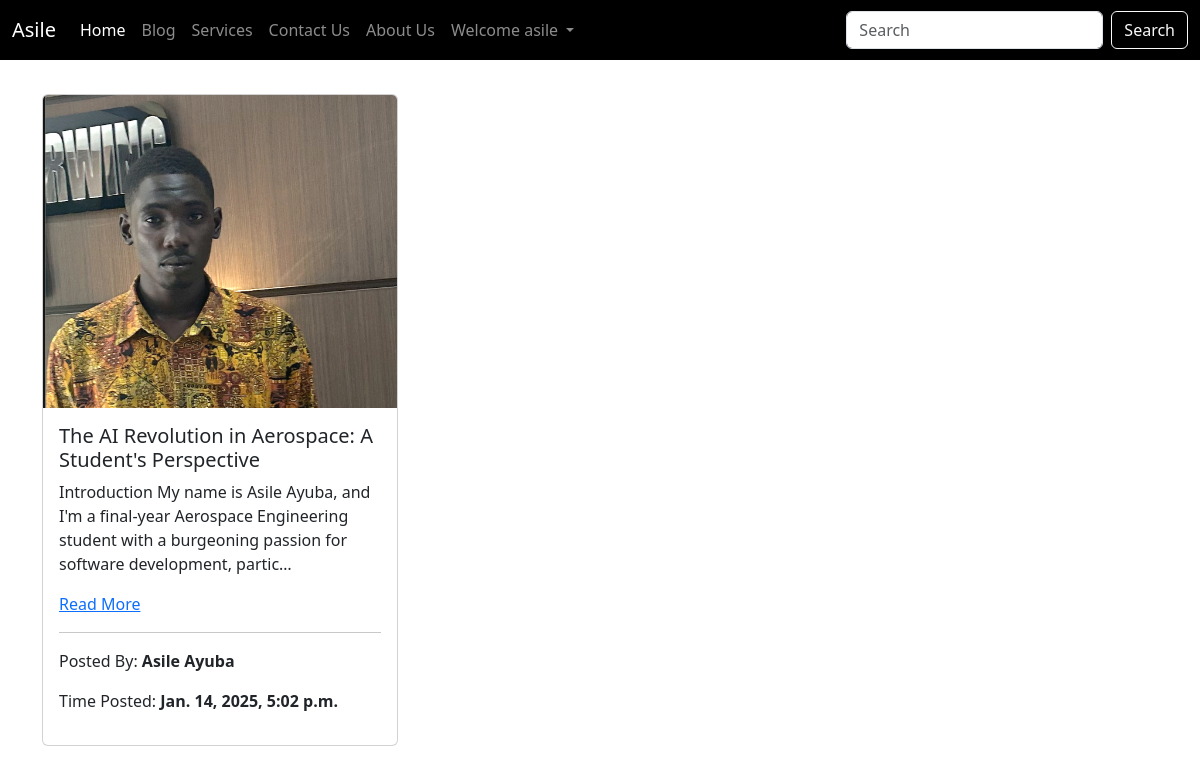
Before: /blog (signed in) with the older database file.
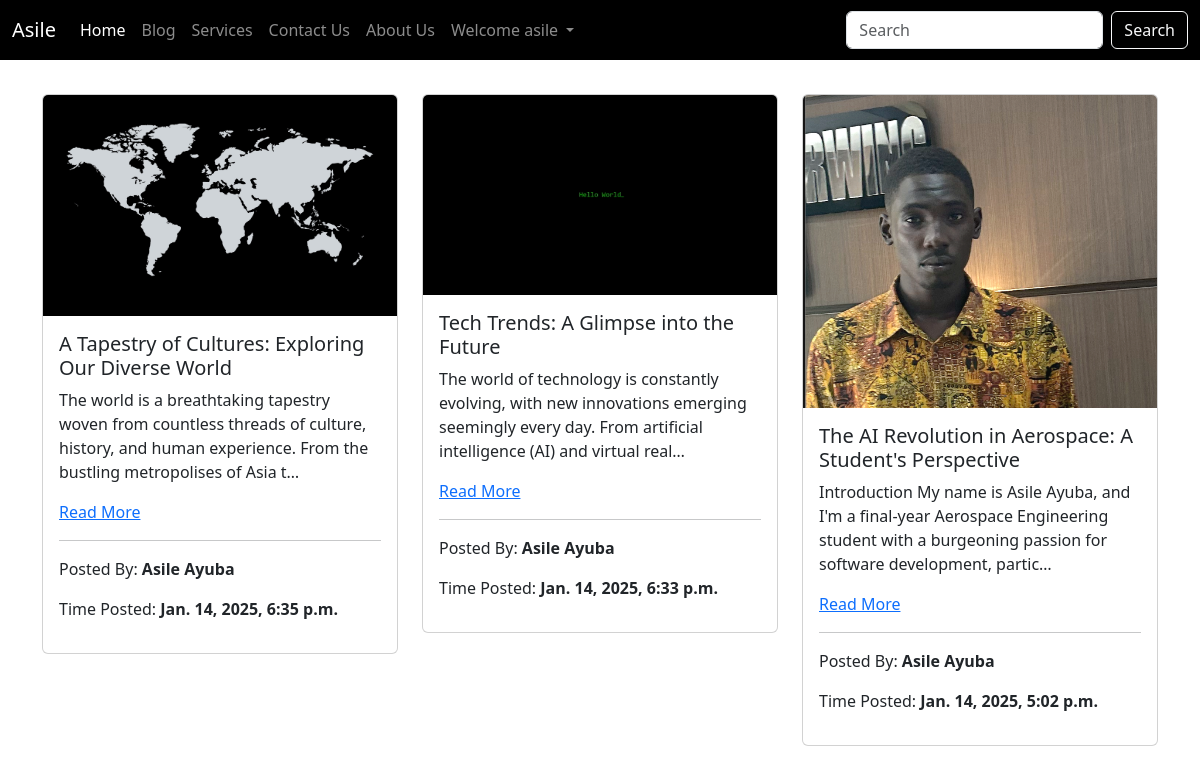
After: the same page with the newer database file.
### app/models.py (models this page shows)
class Blogs(models.Model):
    title=models.CharField(max_length=100)
    description=models.TextField()
    authname=models.CharField(max_length=50)
    img=models.ImageField(upload_to='pics', blank=True, null=True)
    timeStamp=models.DateTimeField(auto_now_add=True)
    def __str__(self):
        return f"Uploaded by {self.authname}"

### app/views.py (the view)
# urls.py: path("blog", views.handleBlog, name="handleBlog"),
def handleBlog(request):
    if not request.user.is_authenticated:
        messages.warning(request, "Login to view the Blog Post")
        return redirect("/login")
    allPosts=Blogs.objects.all()
    context={'allPosts': allPosts}
    print(allPosts)
    return render(request, 'blog.html', context)

### templates/blog.html (shortened to what this page needs)
{% extends "base.html" %}
{% block body %}
<div class="container mt-4">
  <h2 id="blog" class="text-center">Don't Miss Our Newest Articles</h2>
  <br />
  <div class="row row-cols-1 row-cols-md-3 g-4">
    {% for post in allPosts reversed %}
      <div class="col">
        <div class="card">
          <img src="{{ post.img.url }}" class="card-img-top" alt="..." />
          <div class="card-body">
            <h5 class="card-title">{{ post.title }}</h5>
            <p class="card-text" id="description-{{ forloop.counter }}">
              {{ post.description|truncatechars:150 }}
            </p>
            <a href="#" class="read-more"
               onclick="toggleReadMore('description-{{ forloop.counter }}',
                                      'read-more-{{ forloop.counter }}');
                       return false;">
              Read More
            </a>
            <hr>
            <p>Posted By: <b>{{ post.authname }}</b></p>
            <p>Time Posted: <b>{{ post.timeStamp }}</b></p>
          </div>
        </div>
      </div>
    {% endfor %}
  </div>
</div>
{% endblock body %}

### templates/base.html (shortened to what this page needs)
<!DOCTYPE html>
<html lang="en">
  <head>
    <link
      href="https://cdn.jsdelivr.net/npm/bootstrap@5.3.3/dist/css/bootstrap.min.css"
      rel="stylesheet"
    />
  </head>
  <body>
    <nav
      class="navbar navbar-expand-lg navbar-dark"
      style="
        background-color: black;
        position: fixed;
        top: 0;
        left: 0;
        width: 100%;
        color: white;
        padding: 10px 0;
        z-index: 1000;
      "
    >
      <div class="container-fluid">
        <a class="navbar-brand" href="/">Asile</a>
        <div class="collapse navbar-collapse" id="navbarSupportedContent">
          <ul class="navbar-nav me-auto mb-2 mb-lg-0">
            <li class="nav-item">
              <a class="nav-link active" aria-current="page" href="/">Home</a>
            </li>
            <li class="nav-item">
              <a class="nav-link" href="/blog">Blog</a>
            </li>
            <li class="nav-item">
              <a class="nav-link" href="/services">Services</a>
            </li>
            <li class="nav-item">
              <a class="nav-link" href="/contact">Contact Us</a>
            </li>
            <li class="nav-item">
              <a class="nav-link" href="/about">About Us</a>
            </li>
            {% if not request.user.is_authenticated %}
            <li class="nav-item dropdown">
              <a
                class="nav-link dropdown-toggle"
                href="#"
                role="button"
                data-bs-toggle="dropdown"
                aria-expanded="false"
              >
                New User?
              </a>
              <ul class="dropdown-menu">
                <li><a class="dropdown-item" href="/login">Login</a></li>
                <li><a class="dropdown-item" href="/signup">Sign Up</a></li>
                <li><hr class="dropdown-divider" /></li>
                <li></li>
              </ul>
            </li>
            {% else %}
            <li class="nav-item dropdown">
              <a
                class="nav-link dropdown-toggle"
                href="#"
                role="button"
                data-bs-toggle="dropdown"
                aria-expanded="false"
              >
                Welcome {{request.user}}
              </a>
            </li>
            {% endif %}
          </ul>
          <form class="d-flex" role="search" action="/search" method="get">
            <input
              class="form-control me-2"
              type="search"
              placeholder="Search"
              aria-label="Search"
              name="search"
            />
            <button class="btn btn-outline-light" type="submit">Search</button>
          </form>
        </div>
      </div>
    </nav>
     {% block body %} {% endblock body%}
  </body>
</html>

Changed rows visible on the page:
added Blogs: img (picture), title "A Tapestry of Cultures: Exploring Our Diverse World", description "The world is a breathtaking tapestry woven from countless threads of culture, history, and human experience. From the bustling metropolises of Asia t…", authname "Asile Ayuba", timeStamp "Jan. 14, 2025, 6:35 p.m."
added Blogs: img (picture), title "Tech Trends: A Glimpse into the Future", description "The world of technology is constantly evolving, with new innovations emerging seemingly every day. From artificial intelligence (AI) and virtual real…", authname "Asile Ayuba", timeStamp "Jan. 14, 2025, 6:33 p.m."
